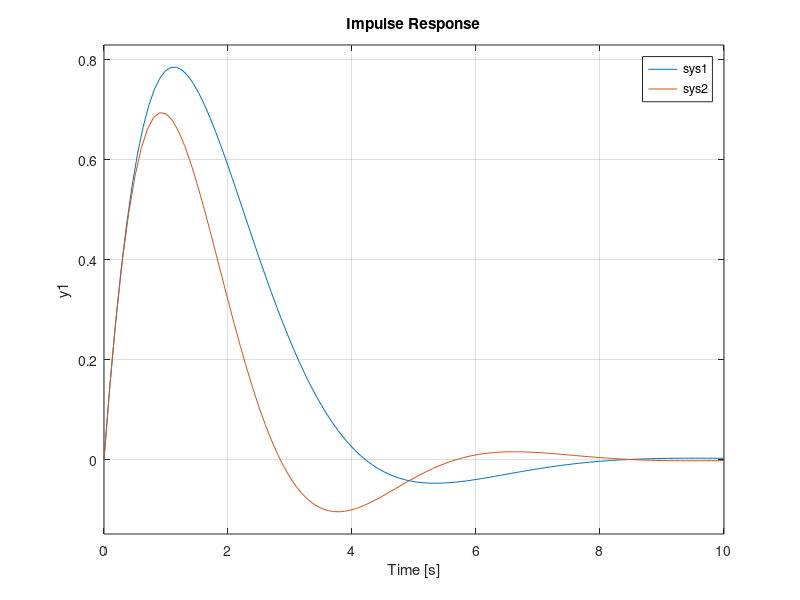

This chart was generated by the following MATLAB code:
%
% Aramis Kelkelyan
% MAE 376: EC 15.1
% Date: 04/11/2022
%-----------------------------------------
clear;clc;clf;

%Impulse Response

n = 5;
d1 = [3, 4, 3];
d2 = [3, 4, 5]; 
sys1 = tf(n,d1);
sys2 = tf(n,d2);
impulse(sys1,sys2)
